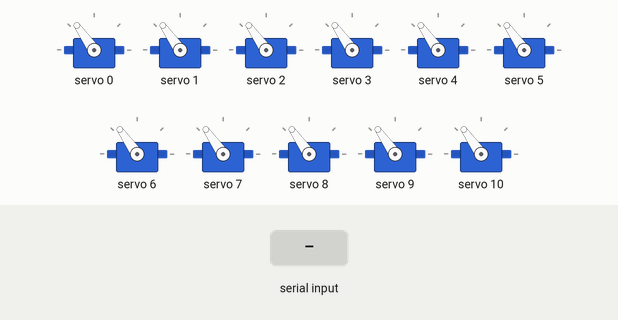
A sketch run on a simulated Arduino Uno, built with avr-gcc and run on an emulated ATmega328P. Parts: 11 × servo. The inputs (shaded band) are chosen by the test bench.

Above: at 1.2 s.
1.3 s: "<90,45,200>" received over Serial
At 1.6 s:
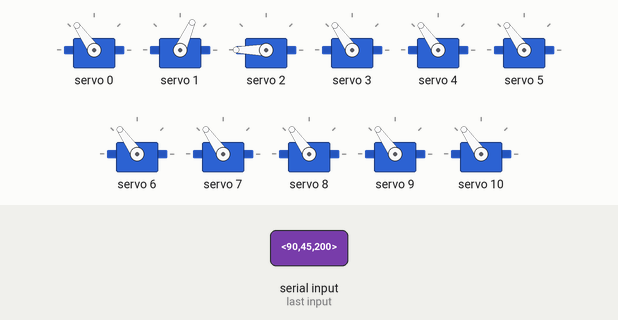
2.8 s: "<30,150,10>" received over Serial
At 3.9 s:
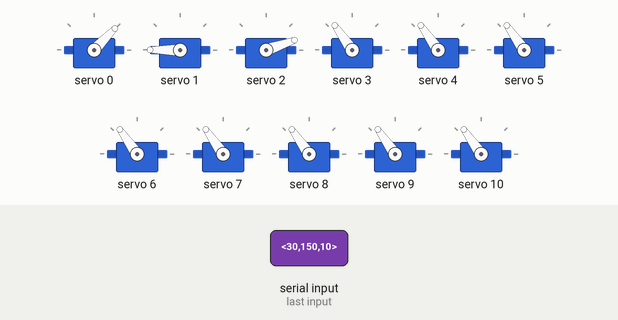
4.3 s: "<90,45>" received over Serial
At 5.0 s:
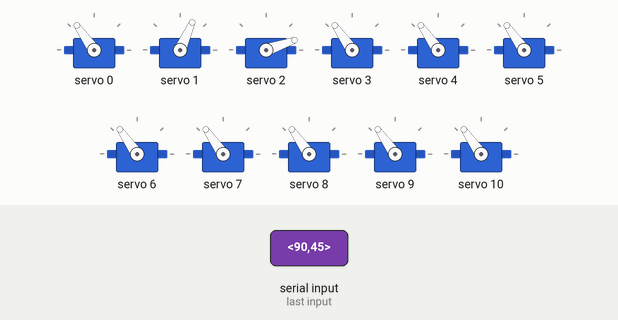
5.8 s: "<5>" received over Serial
At 6.1 s:
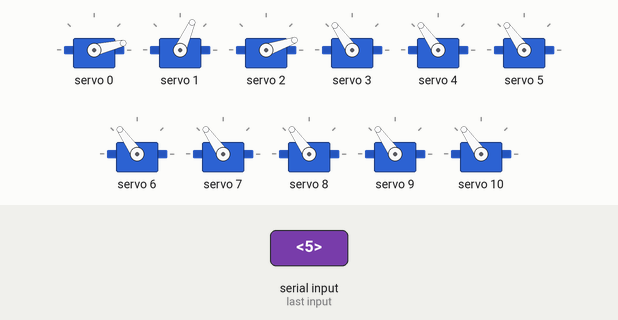
7.3 s: "<200>" received over Serial
At 8.5 s:
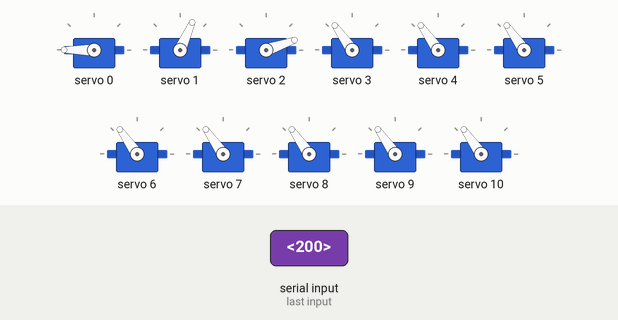
8.8 s: "<1,90>" received over Serial
At 9.7 s:
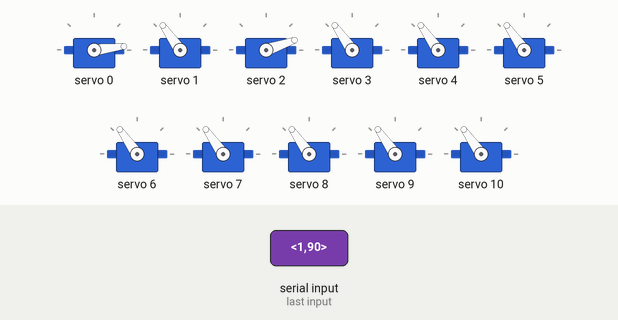
Timing chart, 0 to 11.3 s (numbered marks = the images above; inputs shaded):
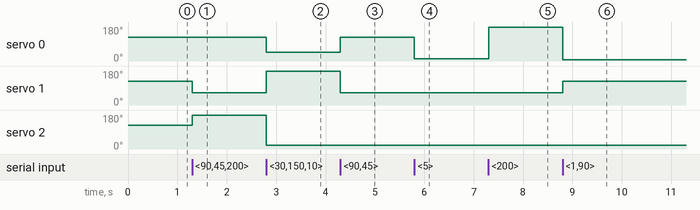

The sketch:

Servo_PacketReader.ino
```cpp
#include <Wire.h>
#include <Adafruit_PWMServoDriver.h>

Adafruit_PWMServoDriver pwm = Adafruit_PWMServoDriver(0x40);

#define SERVOMIN 125 // Minimum pulse length (0 degrees)
#define SERVOMAX 625  // Maximum pulse length (180 degrees)
#define N_SERVOS 11   // Total servos

void setup() {
  Serial.begin(115200);
  pwm.begin();
  pwm.setPWMFreq(50); // Servos ~50 Hz

  // Initialize all servos to neutral 90°
  for(int i=0; i<N_SERVOS; i++){
    pwm.setPWM(i, 0, angleToPulse(90));
  }
}

// Convert angle (0-180) to PWM pulse
int angleToPulse(int angle) {
  angle = constrain(angle, 0, 180);
  return map(angle, 0, 180, SERVOMIN, SERVOMAX);
}

void loop() {
  if(Serial.available()){
    static String buffer = "";
    char c = Serial.read();

    if(c == '<'){
      buffer = ""; // start marker
    }
    else if(c == '>'){
      // end marker -> parse packet
      int count = 0;
      char *token = strtok((char*)buffer.c_str(), ",");
      while(token != NULL && count < N_SERVOS){
        int angle = atoi(token);
        pwm.setPWM(count, 0, angleToPulse(angle));
        token = strtok(NULL, ",");
        count++;
      }
    }
    else {
      buffer += c;
    }
  }
}

/* Servo Mapping (Python packet indices):
   S0: ReyeX       -> Channel 0
   S1: LeyeX       -> Channel 1
   S2: ReyeY       -> Channel 2
   S3: LeyeY       -> Channel 3
   S4: Rblink      -> Channel 4
   S5: Lblink      -> Channel 5
   S6: Rebrow      -> Channel 6
   S7: Lebrow      -> Channel 7
   S8: Right Mouth -> Channel 8
   S9: Left Mouth  -> Channel 9
   S10: Nose       -> Channel 10
*/
```

Measured:
- after the input at 1.3 s, servo 1: 125° → 66° at once; servo 2: 125° → 180° at once
- after the input at 2.8 s, servo 0: 125° → 46° at once; servo 1: 66° → 180° at once; servo 2: 180° → 19° at once
- after the input at 4.3 s, servo 0: 46° → 125° at once; servo 1: 180° → 66° at once
- after the input at 5.8 s, servo 0: 125° → 13° at once
- after the input at 7.3 s, servo 0: 13° → 180° at once
- after the input at 8.8 s, servo 0: 180° → 7° at once; servo 1: 66° → 125° at once
